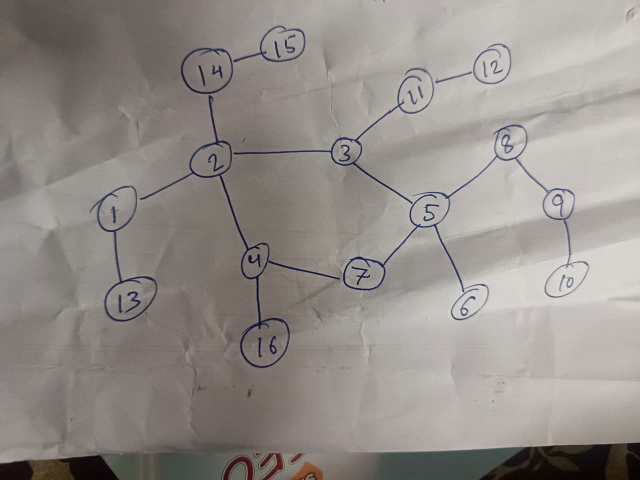
#> input picture sketch.jpg, 1280 x 960 px (shown at 1/2 size)
$ python vision_parser.py
#> lines starting #> are read from the running program, lines starting #| are printed output that depends on the picture
import base64
import json
import os
import urllib.error
import urllib.request
import cv2
import numpy as np

GROQ_MODEL = "qwen/qwen3.8-27b"
GROQ_ENDPOINT = "https://api.groq.com/openai/v1/chat/completions"

CLOUD_PROMPT = """Analyze this hand-drawn graph image carefully.
1. Find every circular or circled node and read the exact label/number inside it.
2. Trace every line or curve connecting two nodes from endpoint to endpoint. Do NOT invent edges between nodes that have no visible connecting line.
3. Read the edge weight number written beside or on each connecting line. If no weight label is written for an edge, set weight to 1.
4. Estimate each node's center position (x, y) on a 0 to 1000 scale where (0,0) is top-left and (1000,1000) is bottom-right.

Return ONLY valid JSON in this exact format:
{
  "nodes": [
    {"id": "1", "x": 200, "y": 300}
  ],
  "edges": [
    {"source": "1", "target": "2", "weight": 4}
  ]
}"""


def load_and_resize(image_bytes_or_path, target_max=1280):
#> called with image_bytes_or_path = 'sketch.jpg', target_max = 1280
    if isinstance(image_bytes_or_path, str):
        raw_img = cv2.imread(image_bytes_or_path)
#> raw_img is the input picture: shape (960, 1280, 3); mean B, G, R 137.7, 142.3, 147.7
    else:
        nparr = np.frombuffer(image_bytes_or_path, np.uint8)
        raw_img = cv2.imdecode(nparr, cv2.IMREAD_COLOR)
    if raw_img is None:
        raise ValueError("Could not decode image.")

    h, w = raw_img.shape[:2]
#> h = 960; w = 1280
    scale = min(1.0, target_max / max(h, w))
#> scale = 1
    if scale < 1.0:
        raw_img = cv2.resize(raw_img, (int(w * scale), int(h * scale)), interpolation=cv2.INTER_AREA)

    lab = cv2.cvtColor(raw_img, cv2.COLOR_BGR2LAB)
#> lab: shape (960, 1280, 3); mean of channels 0, 1, 2 150.7, 129.2, 131.2
    l_ch, a_ch, b_ch = cv2.split(lab)
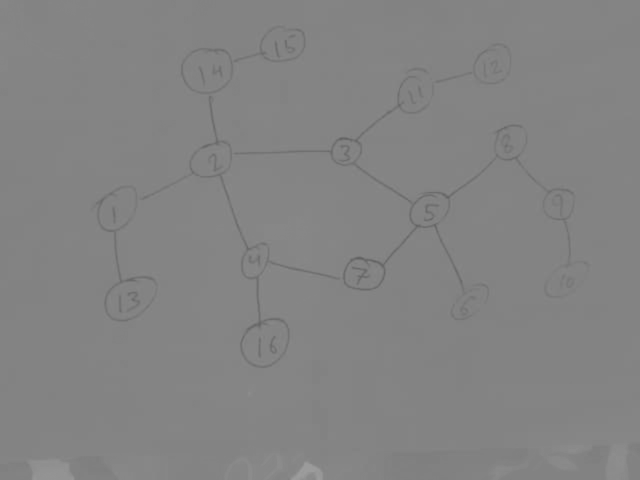
#> b_ch: shape (960, 1280) (shown at 1/2 size); min 96, max 159, mean 131.2
    clahe = cv2.createCLAHE(clipLimit=2.0, tileGridSize=(8, 8))
    l_ch = clahe.apply(l_ch)
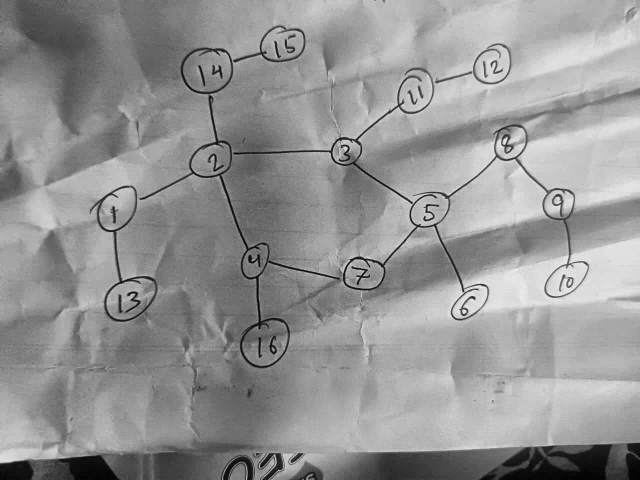
#> l_ch: shape (960, 1280) (shown at 1/2 size); min 1, max 245, mean 148.4
    return cv2.cvtColor(cv2.merge((l_ch, a_ch, b_ch)), cv2.COLOR_LAB2BGR)


# [103 lines left out: functions _extract_json_object, _parse_cloud_groq, not called in this run]


def extract_graph(image_bytes_or_path, mode="cloud", api_key=None, save_debug=False):
    """Online-only Graph Parser via Groq."""
    img = load_and_resize(image_bytes_or_path, target_max=1280)
    resolved_key = (api_key or os.environ.get("GROQ_API_KEY") or "").strip()
    if not resolved_key:
#> (the run stopped early here; a loop or call above may not have finished)
